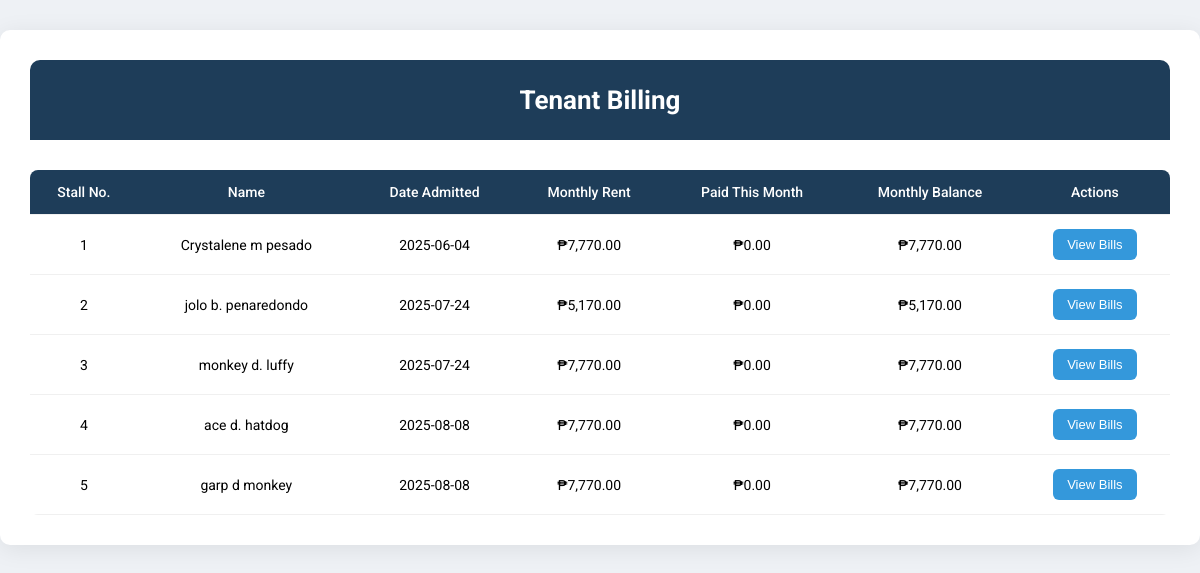
Screenshot of /view_billing.php with the database file from the repository.
### tables this page shows
CREATE TABLE `tenant` (
  `id` int(11) NOT NULL,
  `name` varchar(255) NOT NULL,
  `address` text DEFAULT NULL,
  `contact_NO` varchar(20) DEFAULT NULL,
  `start_date` date DEFAULT NULL,
  `school_year` varchar(20) DEFAULT NULL,
  `stall_no_rented` int(11) DEFAULT NULL,
  `fee_taken` decimal(10,2) DEFAULT 0.00,
  `gender` varchar(200) NOT NULL,
  `date_deleted` datetime DEFAULT NULL,
  `password` varchar(255) NOT NULL,
  `profile_pic` varchar(255) DEFAULT NULL,
  `remaining_balance` decimal(10,2) DEFAULT 0.00,
  `payment_status` enum('paid','unpaid') DEFAULT 'unpaid',
  `date_started` date DEFAULT NULL
);

### view_billing.php (the view, shortened to what this page needs)
<?php
$servername = "localhost";
$username = "root";
$password = "";
$dbname = "rental";
$conn = new mysqli($servername, $username, $password, $dbname);
$sql = "
SELECT
    tenant.id,
    tenant.name,
    tenant.contact_NO,
    tenant.start_date,
    tenant.address,
    tenant.stall_no_rented,
    stall.stall_section,
    stall.yearly_price,
    (stall.yearly_price / 12) AS monthly_price,
    IFNULL(SUM(CASE
        WHEN MONTH(payment.payment_date) = MONTH(CURDATE())
         AND YEAR(payment.payment_date) = YEAR(CURDATE())
        THEN payment.payment_amount ELSE 0 END), 0) AS total_paid_this_month,
    ((stall.yearly_price / 12) - IFNULL(SUM(CASE
        WHEN MONTH(payment.payment_date) = MONTH(CURDATE())
         AND YEAR(payment.payment_date) = YEAR(CURDATE())
        THEN payment.payment_amount ELSE 0 END), 0)) AS monthly_balance
FROM tenant
JOIN stall ON tenant.stall_no_rented = stall.stall_no
LEFT JOIN payment ON tenant.id = payment.tenant_id
GROUP BY tenant.id
";
$result = $conn->query($sql);
?>
<!DOCTYPE html>
<html lang="en">
<head>
    <link rel="stylesheet" href="https://cdnjs.cloudflare.com/ajax/libs/font-awesome/6.5.0/css/all.min.css">
</head>
<body>
<div class="container">
    <div class="header">
        <h1>Tenant Billing</h1>
    </div>
    <table>
        <thead>
        <tr>
            <th>Stall No.</th>
            <th>Name</th>
            <th>Date Admitted</th>
            <th>Monthly Rent</th>
            <th>Paid This Month</th>
            <th>Monthly Balance</th>
            <th>Actions</th>
        </tr>
        </thead>
        <tbody>
        <?php
        if ($result->num_rows > 0) {
            while ($row = $result->fetch_assoc()) {
                echo "<tr>
                    <td>{$row["stall_no_rented"]}</td>
                    <td>{$row["name"]}</td>
                    <td>" . date('Y-m-d', strtotime($row["start_date"])) . "</td>
                    <td>₱" . number_format($row["monthly_price"], 2) . "</td>
                    <td>₱" . number_format($row["total_paid_this_month"], 2) . "</td>
                    <td>₱" . number_format($row["monthly_balance"], 2) . "</td>
                    <td>
                        <form method='GET' action='bills.php'>
                            <input type='hidden' name='tenant_id' value='{$row["id"]}'>
                            <button type='submit' class='btn'>View Bills</button>
                        </form>
                    </td>
                </tr>";
            }
        } else {
            echo "<tr><td colspan='7' class='empty-message'>No tenants found.</td></tr>";
        }
        ?>
        </tbody>
    </table>
</div>
</body>
</html>

### view_billing.php (style rules this page uses)
body { font-family: 'Roboto', sans-serif; background-color: #eef1f5; margin: 0; padding: 0; }
.container { max-width: 1200px; margin: 30px auto; background: #fff; border-radius: 10px; padding: 30px; box-shadow: 0 4px 25px rgba(0, 0, 0, 0.08); }
.header { background-color: #1e3d59; color: white; padding: 25px; text-align: center; border-radius: 10px 10px 0 0; }
.header h1 { margin: 0; font-size: 26px; }
table { width: 100%; border-collapse: collapse; margin-top: 30px; font-size: 14px; background-color: #fff; border-radius: 8px; overflow: hidden; }
th, td { padding: 14px 12px; text-align: center; border-bottom: 1px solid #f0f0f0; }
th { background-color: #1e3d59; color: white; font-weight: 500; }
.btn { padding: 8px 14px; color: white; background-color: #3498db; border: none; border-radius: 6px; font-size: 13px; cursor: pointer; transition: background 0.3s; }

### rows the page displays
tenant: stall_no_rented "1", name "Crystalene m pesado", start_date "2025-06-04", monthly_price "7,770.00", total_paid_this_month "0.00", monthly_balance "7,770.00"
tenant: stall_no_rented "2", name "jolo b. penaredondo", start_date "2025-07-24", monthly_price "5,170.00", total_paid_this_month "0.00", monthly_balance "5,170.00"
tenant: stall_no_rented "3", name "monkey d. luffy", start_date "2025-07-24", monthly_price "7,770.00", total_paid_this_month "0.00", monthly_balance "7,770.00"
tenant: stall_no_rented "4", name "ace d. hatdog", start_date "2025-08-08", monthly_price "7,770.00", total_paid_this_month "0.00", monthly_balance "7,770.00"
tenant: stall_no_rented "5", name "garp d monkey", start_date "2025-08-08", monthly_price "7,770.00", total_paid_this_month "0.00", monthly_balance "7,770.00"
